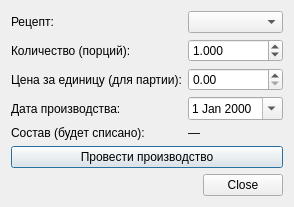
<?xml version="1.0" encoding="UTF-8"?>
<ui version="4.0">
 <class>ProductionRunDialog</class>
 <widget class="QDialog" name="ProductionRunDialog">
  <property name="minimumWidth">
   <number>400</number>
  </property>
  <property name="windowTitle">
   <string>Провести производство</string>
  </property>
  <layout class="QVBoxLayout" name="mainLayout">
   <item>
    <layout class="QFormLayout" name="formLayout">
     <item row="0" column="0">
      <widget class="QLabel" name="recipeLabel">
       <property name="text">
        <string>Рецепт:</string>
       </property>
      </widget>
     </item>
     <item row="0" column="1">
      <widget class="QComboBox" name="recipeCombo">
       <property name="editable">
        <bool>false</bool>
       </property>
      </widget>
     </item>
     <item row="1" column="0">
      <widget class="QLabel" name="quantityLabel">
       <property name="text">
        <string>Количество (порций):</string>
       </property>
      </widget>
     </item>
     <item row="1" column="1">
      <widget class="QDoubleSpinBox" name="quantitySpin">
       <property name="decimals">
        <number>3</number>
       </property>
       <property name="minimum">
        <double>0.001</double>
       </property>
       <property name="maximum">
        <double>999999.999</double>
       </property>
       <property name="value">
        <double>1</double>
       </property>
      </widget>
     </item>
     <item row="2" column="0">
      <widget class="QLabel" name="priceLabel">
       <property name="text">
        <string>Цена за единицу (для партии):</string>
       </property>
      </widget>
     </item>
     <item row="2" column="1">
      <widget class="QDoubleSpinBox" name="priceSpin">
       <property name="decimals">
        <number>2</number>
       </property>
       <property name="maximum">
        <double>9999999.99</double>
       </property>
      </widget>
     </item>
     <item row="3" column="0">
      <widget class="QLabel" name="dateLabel">
       <property name="text">
        <string>Дата производства:</string>
       </property>
      </widget>
     </item>
     <item row="3" column="1">
      <widget class="QDateEdit" name="dateEdit">
       <property name="calendarPopup">
        <bool>true</bool>
       </property>
      </widget>
     </item>
     <item row="4" column="0">
      <widget class="QLabel" name="componentsLabel">
       <property name="text">
        <string>Состав (будет списано):</string>
       </property>
      </widget>
     </item>
     <item row="4" column="1">
      <widget class="QLabel" name="componentsValueLabel">
       <property name="text">
        <string>—</string>
       </property>
       <property name="wordWrap">
        <bool>true</bool>
       </property>
      </widget>
     </item>
    </layout>
   </item>
   <item>
    <widget class="QPushButton" name="runButton">
     <property name="text">
      <string>Провести производство</string>
     </property>
     <property name="default">
      <bool>true</bool>
     </property>
    </widget>
   </item>
   <item>
    <widget class="QDialogButtonBox" name="buttonBox">
     <property name="standardButtons">
      <set>QDialogButtonBox::Close</set>
     </property>
    </widget>
   </item>
  </layout>
 </widget>
 <resources/>
 <connections/>
</ui>
